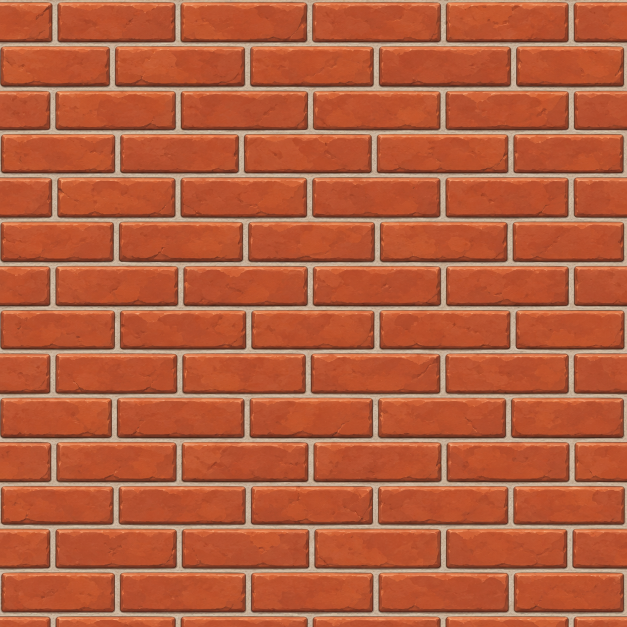
#> input picture assets/custom-stages/basic/brick/source.png, 1254 x 1254 px (shown at 1/2 size)
$ python encode_basic_pieces.py
#> lines starting #> are read from the running program, lines starting #| are printed output that depends on the picture
### scripts/encode_stage_art.py
"""Prepare painted stage artwork as native CMPR tiles (authoring only).

Requires Pillow and NumPy. The portable stage builder reads the encoded files
directly and has no image-library dependency. No artwork is generated here.
"""
import argparse
import hashlib
import json
from pathlib import Path


def encode_cmpr(image):
    import numpy as np
    a = np.asarray(image.convert('RGB'), dtype=np.float32)
    h, w, _ = a.shape
    if w % 8 or h % 8:
        raise ValueError('CMPR dimensions must be multiples of eight')
    blocks = a.reshape(h // 4, 4, w // 4, 4, 3).transpose(0, 2, 1, 3, 4).reshape(-1, 16, 3)
    lo, hi = blocks.min(1), blocks.max(1)
    # Fit the block's colour axis, then refine the two RGB565 endpoints.
    axis = hi - lo
    projection = (blocks * axis[:, None]).sum(2)
    rows = np.arange(len(blocks))
    hi, lo = blocks[rows, projection.argmax(1)], blocks[rows, projection.argmin(1)]

    def quantize(c):
        c = np.clip(c, 0, 255)
        r = np.rint(c[:, 0] * 31 / 255).astype(np.uint16)
        g = np.rint(c[:, 1] * 63 / 255).astype(np.uint16)
        b = np.rint(c[:, 2] * 31 / 255).astype(np.uint16)
        return r << 11 | g << 5 | b

    def decode(c):
        r, g, b = (c >> 11) & 31, (c >> 5) & 63, c & 31
        return np.stack([(r << 3) | (r >> 2), (g << 2) | (g >> 4), (b << 3) | (b >> 2)], 1).astype(np.float32)

    for iteration in range(3):
        q0, q1 = quantize(hi), quantize(lo)
        c0, c1 = np.maximum(q0, q1), np.minimum(q0, q1)
        p0, p1 = decode(c0), decode(c1)
        palette = np.stack([p0, p1, (5 * p0 + 3 * p1) / 8, (3 * p0 + 5 * p1) / 8], 1)
        indices = ((blocks[:, :, None, :] - palette[:, None, :, :]) ** 2).sum(3).argmin(2)
        if iteration == 2:
            break
        alpha = np.array([1, 0, 5 / 8, 3 / 8], dtype=np.float32)[indices]
        beta = 1 - alpha
        aa, bb, ab = (alpha * alpha).sum(1), (beta * beta).sum(1), (alpha * beta).sum(1)
        ax, bx = (blocks * alpha[:, :, None]).sum(1), (blocks * beta[:, :, None]).sum(1)
        determinant = aa * bb - ab * ab
        valid = determinant > 1e-5
        denominator = np.maximum(determinant, 1e-5)[:, None]
        hi = np.where(valid[:, None], (ax * bb[:, None] - bx * ab[:, None]) / denominator, p0)
        lo = np.where(valid[:, None], (bx * aa[:, None] - ax * ab[:, None]) / denominator, p1)
    encoded = np.empty((len(blocks), 8), dtype=np.uint8)
    encoded[:, 0], encoded[:, 1] = c0 >> 8, c0 & 255
    encoded[:, 2], encoded[:, 3] = c1 >> 8, c1 & 255
    indices = indices.reshape(-1, 4, 4)
    encoded[:, 4:] = (indices[:, :, 0] << 6) | (indices[:, :, 1] << 4) | (indices[:, :, 2] << 2) | indices[:, :, 3]
    # GX 8x8 tiles each contain TL, TR, BL, BR 4x4 blocks, big-endian rows.
    return encoded.reshape(h // 8, 2, w // 8, 2, 8).transpose(0, 2, 1, 3, 4).tobytes()


# [35 lines left out: function main, not called in this run]


# [2 lines that do not run on import are left out]

### scripts/encode_basic_pieces.py
"""Convert the two generated shared textures to portable GX texture assets."""
import hashlib,json
from pathlib import Path
from PIL import Image
from encode_stage_art import encode_cmpr
ROOT=Path(__file__).resolve().parents[1]
def main():
 for key,size,bounds in [('brick',(256,256),[0,0,64,-64]),('wood',(512,128),[0,0,64,-8]),('manor-floor',(512,128),[0,0,64,-8])]:
  folder=ROOT/'assets/custom-stages/basic'/key
  image=Image.open(folder/'source.png').convert('RGB').resize(size,Image.Resampling.LANCZOS)
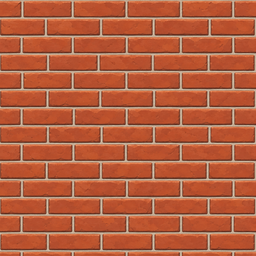
#> image: PIL image 256x256 RGB; mean R, G, B 180.8, 93.4, 61.4
  image.save(folder/'texture.png');raw=encode_cmpr(image);(folder/'texture.cmpr').write_bytes(raw)
#> in encode_cmpr, `rows = np.arange(len(blocks))`: rows = 4096 values from 0 to 4095
  (folder/'scene.json').write_text(json.dumps(dict(format='GX_CMPR_1',size=size,bounds=bounds,tiles=[dict(file='texture.cmpr',rect=[0,0,*size],sha256=hashlib.sha256(raw).hexdigest())]),indent=2)+'\n')
if __name__=='__main__':main()
